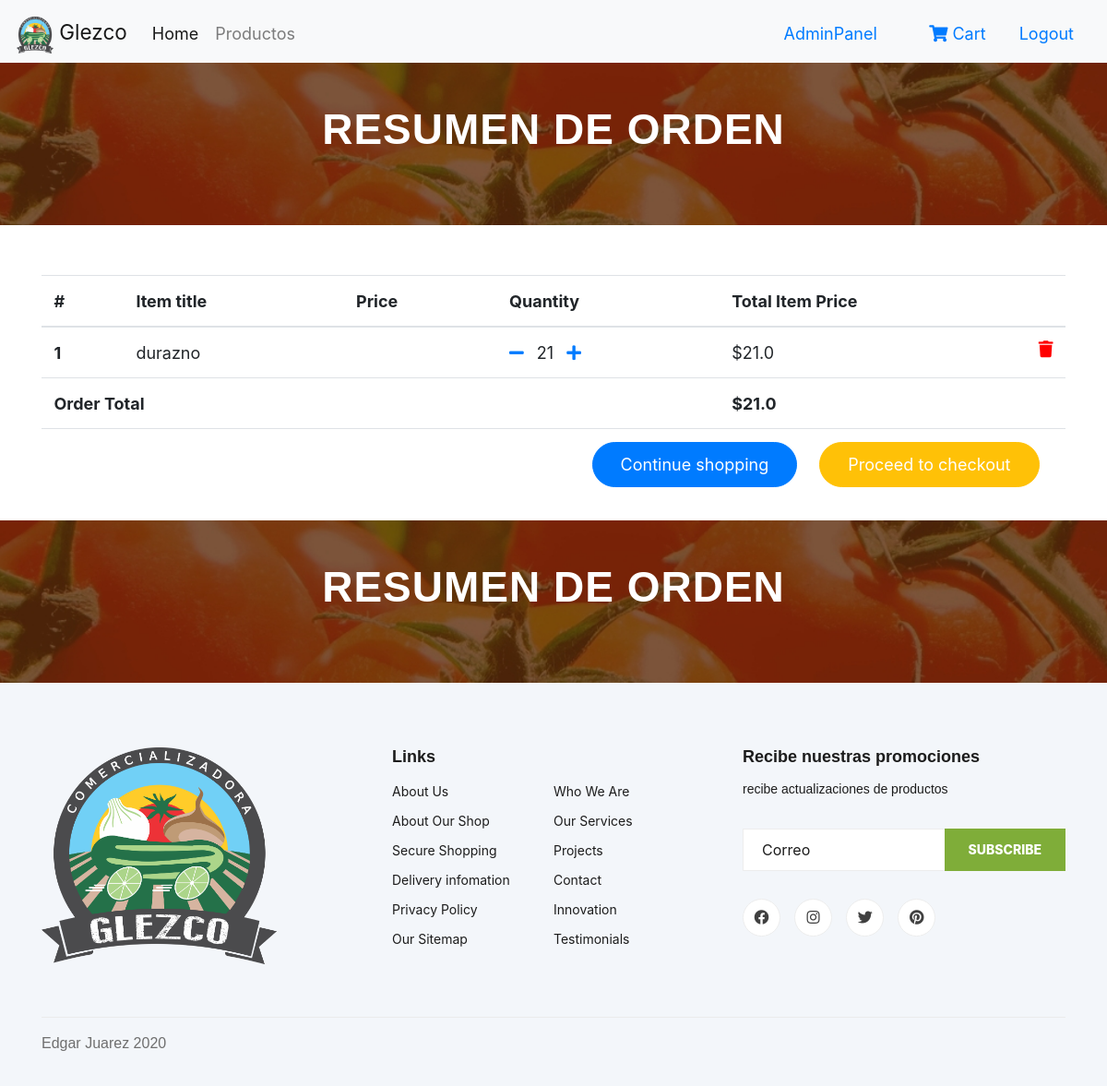
Before: /order-summary/ (signed in) with the older database file.
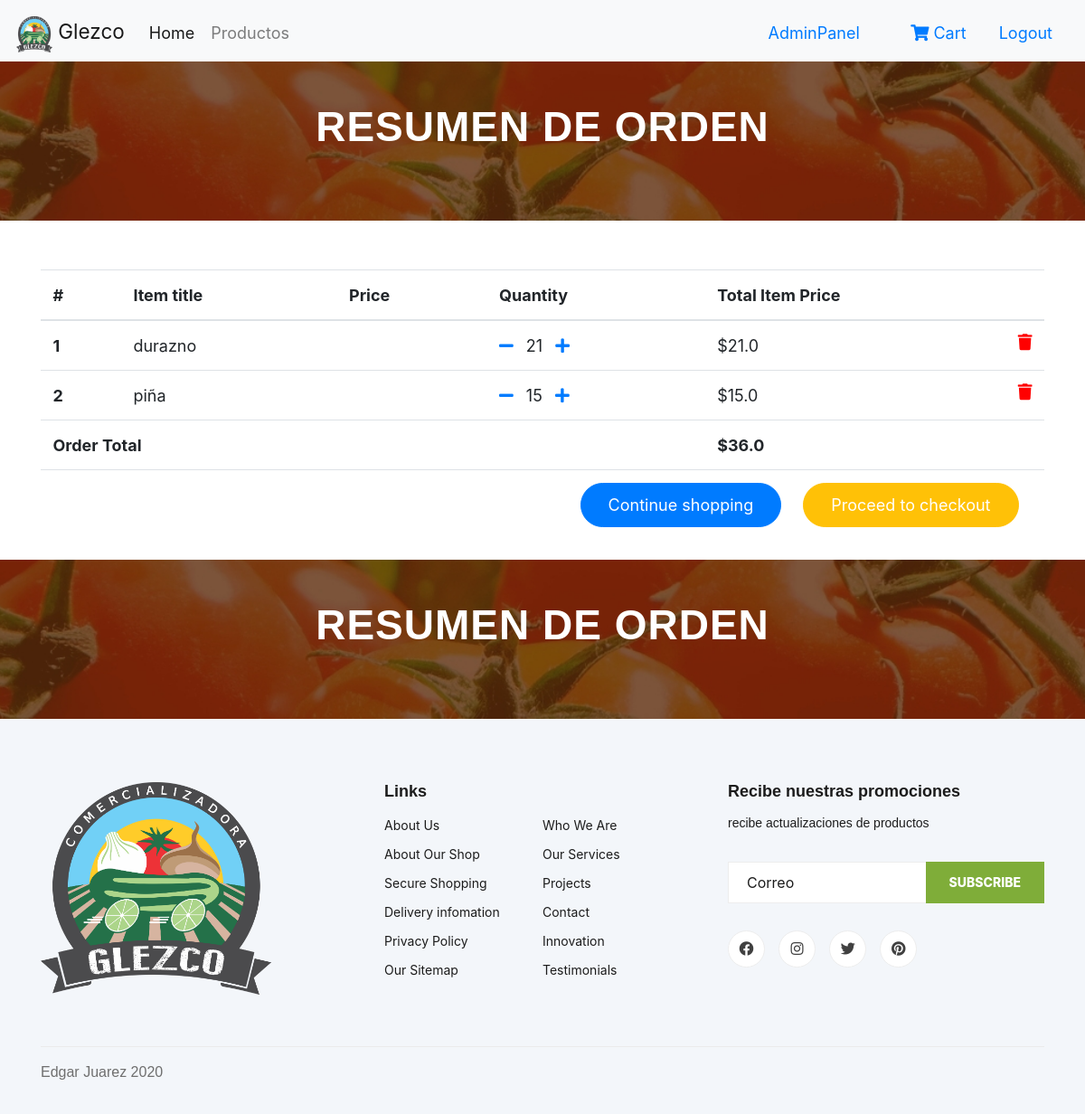
After: the same page with the newer database file.
### core/models.py (models this page shows, shortened)
class OrderItem(models.Model):
    user = models.ForeignKey(settings.AUTH_USER_MODEL, on_delete=models.CASCADE)
    ordered = models.BooleanField(default=False)
    item = models.ForeignKey(productos, on_delete=models.CASCADE)
    quantity = models.IntegerField(default=1)
    def get_total_item_price(self):
        return self.quantity * self.item.price

class productos(models.Model):
    titulo = models.CharField(max_length=100)
    descripcion = models.TextField(blank=True)
    price = models.FloatField(default=1) #quitar
    image = models.ImageField(upload_to='media/core/images/')
    slug = models.SlugField(null=False, unique=True)
    disponible = models.BooleanField(default=True)

class Order(models.Model):
    user = models.ForeignKey(settings.AUTH_USER_MODEL, on_delete=models.CASCADE)
    items = models.ManyToManyField(OrderItem)
    start_date = models.DateTimeField(auto_now_add=True)
    ordered_date = models.DateTimeField(null=True, blank=True)
    ordered = models.BooleanField(default=False)
    shipping_address = models.ManyToManyField(DireccionEntrega)
    being_delivered = models.BooleanField(default=False)
    received = models.BooleanField(default=False)
    cancelled = models.BooleanField(default=False)
    ordered_date_pedido = models.DateTimeField(null=True, blank=True)
    def get_total(self):
        total = 0
        for order_item in self.items.all():
            total += order_item.get_total_item_price()
        return total

### core/views.py (the view)
# urls.py: path('order-summary/', views.OrderSummaryView.as_view(), name='order-summary'),
class OrderSummaryView(LoginRequiredMixin, View):
    def get(self, *args, **kwargs):
        try:
            order = Order.objects.get(user=self.request.user, ordered=False)
            context = {
                'object': order
            }
            return render(self.request, 'core/order_summary.html', context)
        except :
            messages.warning(self.request, "You do not have an active order")
            return redirect("/")

### core/templates/core/order_summary.html (shortened to what this page needs)
{% extends "core/base.html" %}
{% load static %}
{% block content %}
<section class="breadcrumb-section set-bg mb-5" data-setbg="{% static 'core/img/breadcrumb.jpg' %}">
    <div class="container">
        <div class="row">
            <div class="col-lg-12 text-center">
                <div class="breadcrumb__text">
                    <h2>Resumen de orden</h2>
                    <div class="breadcrumb__option">
                    </div>
                </div>
            </div>
        </div>
    </div>
</section>
<section>
    <div class="container">
        <div class="table-responsive text-nowrap">
        <table class="table">
            <thead>
            <tr>
                <th scope="col">#</th>
                <th scope="col">Item title</th>
                <th scope="col">Price</th>
                <th scope="col">Quantity</th>
                <th scope="col">Total Item Price</th>
            </tr>
            </thead>
            <tbody>
            {% for order_item in object.items.all %}
            <tr>
                <th scope="row">{{ forloop.counter }}</th>
                <td>{{ order_item.item.titulo }}</td>
                <td>{{ order_item.item.precio }}</td>
                <td>
                    <a href="{% url 'remove-one-from-cart' order_item.item.slug %}"><i class="fas fa-minus mr-2"></i></a>
                    {{ order_item.quantity }}
                    <a href="{% url 'add-one-from-cart' order_item.item.slug %}"><i class="fas fa-plus ml-2"></i></a>
                </td>
                <td>
                {% if order_item.item.discount_price %}
                    ${{ order_item.get_total_discount_item_price }}
                    <span class="badge badge-primary">Saving ${{ order_item.get_amount_saved }}</span>
                {% else %}
                    ${{ order_item.get_total_item_price }}
                {% endif %}
                <a style='color: red;' href="{% url 'remove-from-cart' order_item.item.slug %}">
                    <i class="fas fa-trash float-right"></i>
                </a>
                </td>
            </tr>
            {% endfor %}
            {% if object.get_total %}
            <tr>
                <td colspan="4"><b>Order Total</b></td>
                <td><b>${{ object.get_total }}</b></td>
            </tr>
            <tr>
                <td colspan="5">
                <a class='btn btn-warning float-right ml-2' href='/checkout/'>Proceed to checkout</a>
                <a class='btn btn-primary float-right' href='/'>Continue shopping</a>
                </td>
            </tr>
            {% endif %}
            </tbody>
        </table>
        </div>
        </div>
</section>
<section class="breadcrumb-section set-bg mt-1" data-setbg="{% static 'core/img/breadcrumb.jpg' %}">
    <div class="container">
        <div class="row">
            <div class="col-lg-12 text-center">
                <div class="breadcrumb__text">
                    <h2>Resumen de orden</h2>
                    <div class="breadcrumb__option">
                    </div>
                </div>
            </div>
        </div>
    </div>
</section>
  {% endblock content %}

### core/templates/core/base.html (shortened to what this page needs)
{% load static %}
<!DOCTYPE html>
<html lang="en">
<head>
    <link rel="stylesheet" href="{% static 'core/style-glezco.css' %}">
    <link rel="stylesheet" href="{% static 'core/css/font-awesome.min.css' %}">
    <link rel="stylesheet" href="{% static 'core/css/elegant-icons.css' %}">
    <link rel="stylesheet" href="{% static 'core/css/nice-select.css' %}">
    <link rel="stylesheet" href="{% static 'core/css/jquery-ui.min.css' %}">
    <link rel="stylesheet" href="{% static 'core/css/owl.carousel.min.css' %}">
    <link rel="stylesheet" href="{% static 'core/css/slicknav.min.css' %}">
    <link rel="stylesheet" href="{% static 'core/css/style.css' %}">
    <link rel="stylesheet" href="https://use.fontawesome.com/releases/v5.8.1/css/all.css">
    <link rel="stylesheet" href="https://stackpath.bootstrapcdn.com/bootstrap/4.5.0/css/bootstrap.min.css">
</head>
<body>
    <nav class="navbar navbar-expand-lg navbar-light bg-light pb-1 ">
          <a class="navbar-brand pt-1 mt-1" href="/">
            <img src="{% static 'core/img/GLEZCO LOGOTIPO.png' %}" width="40" height="40" class="d-inline-block align-top" alt="" loading="lazy">
            Glezco
          </a>
        <div class="collapse navbar-collapse" id="navbarSupportedContent">
            <ul class="navbar-nav mr-auto">
                <li class="nav-item active">
                    <a class="nav-link" href="/">Home <span class="sr-only">(current)</span></a>
                </li>
                <li class="nav-item">
                    <a class="nav-link" href="#">Productos</a>
                </li>
            </ul>
            {% if request.user.is_authenticated %}
            {% if request.user.is_staff%}
              <a href="{% url 'panel' %}" class="nav-link waves-effect lf">
                <span class="badge red z-depth-1 mr-1"> </span>
                <span class="clearfix d-none d-sm-inline-block"> AdminPanel </span>
              </a>
            {% endif %}
              <a href="{% url 'order-summary' %}" class="nav-link waves-effect lf">
                <span class="badge red z-depth-1 mr-1"> </span>
                <i class="fas fa-shopping-cart"></i>
                <span class="clearfix d-none d-sm-inline-block"> Cart </span>
              </a>
              <a class="nav-link waves-effect" href="{% url 'account_logout' %}">
                <span class="clearfix d-none d-sm-inline-block"> Logout </span>
              </a>
            {% endif %}
        </div>
    </nav>
    {% block content %}{% endblock %}
    {% include "core/footer.html" %}
</body>
</html>

### core/templates/core/footer.html (shortened to what this page needs)
{% load static %}
<footer class="footer spad">
  <div class="container">
      <div class="row">
          <div class="col-lg-3 col-md-6 col-sm-6">
              <div class="footer__about">
                  <div class="footer__about__logo">
                      <a href="./index.html"><img src="{% static 'core/img/GLEZCO LOGOTIPO.png' %}" alt=""></a>
                  </div>
              </div>
          </div>
          <div class="col-lg-4 col-md-6 col-sm-6 offset-lg-1">
              <div class="footer__widget">
                  <h6>Links</h6>
                  <ul>
                      <li><a href="#">About Us</a></li>
                      <li><a href="#">About Our Shop</a></li>
                      <li><a href="#">Secure Shopping</a></li>
                      <li><a href="#">Delivery infomation</a></li>
                      <li><a href="#">Privacy Policy</a></li>
                      <li><a href="#">Our Sitemap</a></li>
                  </ul>
                  <ul>
                      <li><a href="#">Who We Are</a></li>
                      <li><a href="#">Our Services</a></li>
                      <li><a href="#">Projects</a></li>
                      <li><a href="#">Contact</a></li>
                      <li><a href="#">Innovation</a></li>
                      <li><a href="#">Testimonials</a></li>
                  </ul>
              </div>
          </div>
          <div class="col-lg-4 col-md-12">
              <div class="footer__widget">
                  <h6>Recibe nuestras promociones</h6>
                  <p>recibe actualizaciones de productos</p>
                  <form action="#">
                      <input type="text" placeholder="Correo">
                      <button type="submit" class="site-btn">Subscribe</button>
                  </form>
                  <div class="footer__widget__social">
                      <a href="#"><i class="fab fa-facebook"></i></a>
                      <a href="#"><i class="fab fa-instagram"></i></a>
                      <a href="#"><i class="fab fa-twitter"></i></a>
                      <a href="#"><i class="fab fa-pinterest"></i></a>
                  </div>
              </div>
          </div>
      </div>
      <div class="row">
          <div class="col-lg-12">
              <div class="footer__copyright">
                  <p>Edgar Juarez 2020</p>
              </div>
          </div>
      </div>
  </div>
</footer>

### core/static/core/style-glezco.css (style rules this page uses)
* { margin: 0; padding: 0; box-sizing: border-box; }
html { font-family: Fine-Eroded; font-size: 18px; }
.clearfix { zoom: 1; }
.clearfix:after { content: '.'; clear: both; display: block; height: 0; width: 0; visibility: hidden; }
.row { max-width: 1140px; margin: 0 auto; }
h1, h2, h3, h4 { font-weight: 300; text-transform: uppercase; letter-spacing: 1px; }
.btn:link, .btn:visited { display: inline-block; padding: 10px 30px; font-weight: 400; text-decoration: none; border-radius: 200px; color: #ffffff; transition: background-color 0.4s, border 0.4s, color 0.4s; margin-right: 15px; }

### core/static/core/css/style.css (style rules this page uses)
html, body { height: 100%; font-family: "Cairo", sans-serif; -webkit-font-smoothing: antialiased; font-smoothing: antialiased; }
h1, h2, h3, h4, h5, h6 { margin: 0; color: #111111; font-weight: 400; font-family: "Cairo", sans-serif; }
h2 { font-size: 36px; }
h6 { font-size: 16px; }
p { font-size: 16px; font-family: "Cairo", sans-serif; color: #6f6f6f; font-weight: 400; line-height: 26px; margin: 0 0 15px 0; }
img { max-width: 100%; }
ul, ol { padding: 0; margin: 0; }
.set-bg { background-repeat: no-repeat; background-size: cover; background-position: top center; }
.spad { padding-top: 100px; padding-bottom: 100px; }
.site-btn { font-size: 14px; color: #ffffff; font-weight: 800; text-transform: uppercase; display: inline-block; padding: 13px 30px 12px; background: #7fad39; border: none; }
.breadcrumb-section { display: flex; align-items: center; padding: 45px 0 40px; }
.breadcrumb__text h2 { font-size: 46px; color: #ffffff; font-weight: 700; }
.footer { background: #F3F6FA; padding-top: 70px; padding-bottom: 0; }
.footer__about { margin-bottom: 30px; }
.footer__about__logo { margin-bottom: 15px; }
.footer__about__logo a { display: inline-block; }
.footer__widget { margin-bottom: 30px; overflow: hidden; }
.footer__widget h6 { color: #1c1c1c; font-weight: 700; margin-bottom: 10px; }
.footer__widget ul { width: 50%; float: left; }
.footer__widget ul li { list-style: none; }
.footer__widget ul li a { color: #1c1c1c; font-size: 14px; line-height: 32px; }
.footer__widget p { font-size: 14px; color: #1c1c1c; margin-bottom: 30px; }
.footer__widget form { position: relative; margin-bottom: 30px; }
.footer__widget form input { width: 100%; font-size: 16px; padding-left: 20px; color: #1c1c1c; height: 46px; border: 1px solid #ededed; }
.footer__widget form input::placeholder { color: #1c1c1c; }
.footer__widget form button { position: absolute; right: 0; top: 0; padding: 0 26px; height: 100%; }
.footer__widget .footer__widget__social a { display: inline-block; height: 41px; width: 41px; font-size: 16px; color: #404040; border: 1px solid #ededed; border-radius: 50%; line-height: 38px; text-align: center; background: #ffffff; -webkit-transition: all, 0.3s; -moz-transition: all, 0.3s; -ms-transition: all, 0.3s; -o-transition: all, 0.3s; transition: all, 0.3s; margin-right: 10px; }
.footer__widget .footer__widget__social a:last-child { margin-right: 0; }
.footer__copyright { border-top: 1px solid #ebebeb; padding: 15px 0; overflow: hidden; margin-top: 20px; }
@media only screen and (min-width: 1200px) { .container { max-width: 1170px; } }

Changed rows visible on the page:
added OrderItem: item.titulo "piña", quantity "15", get_total_item_price "15.0"
computed for Order: get_total "21.0" → "36.0"
